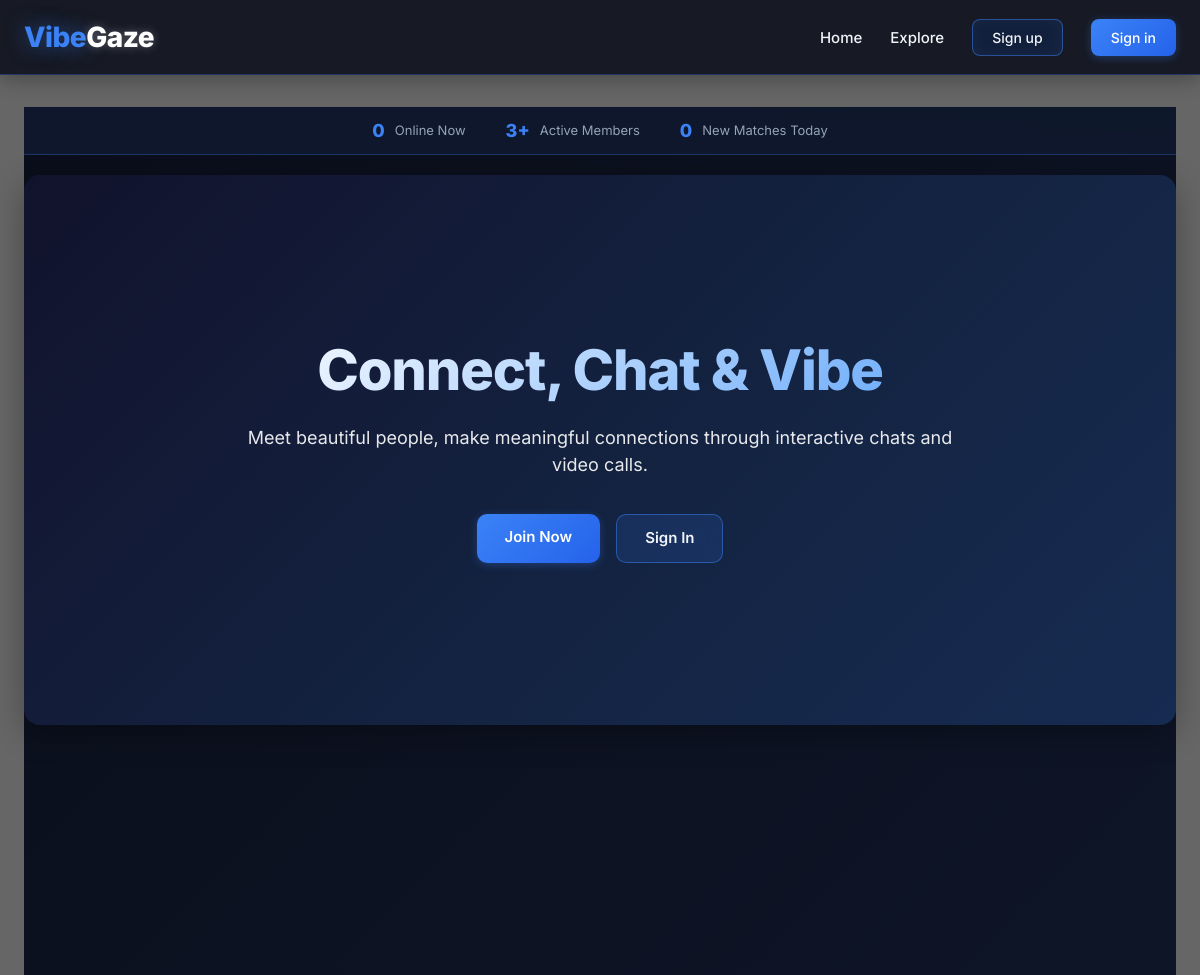
Before: / (upper part) with the older database file.
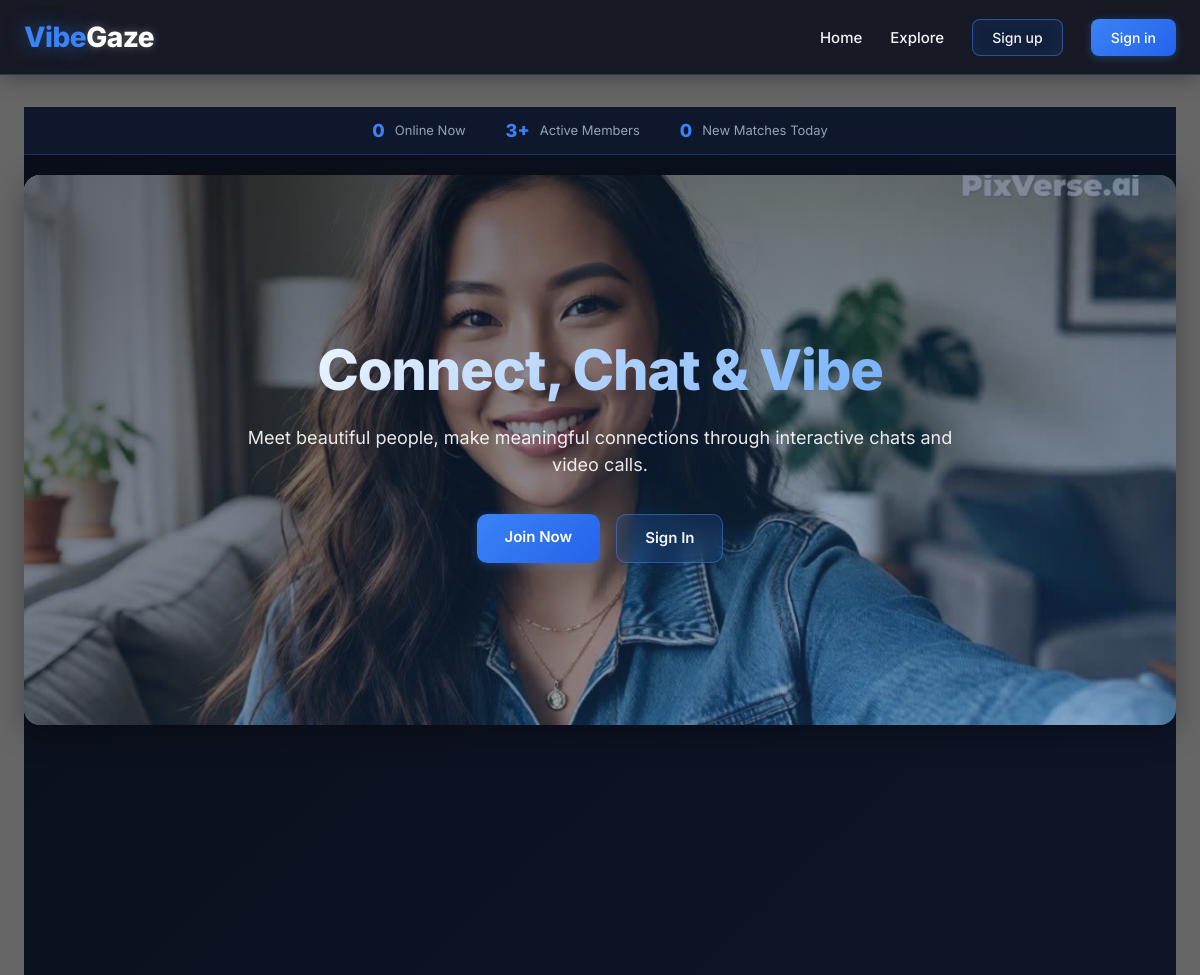
After: the same page with the newer database file.
### frontend/models.py (models this page shows, shortened)
class BackgroundMedia(models.Model):
    MEDIA_TYPES = (
        ('image', 'Image'),
        ('video', 'Video'),
    )
    media_type = models.CharField(max_length=10, choices=MEDIA_TYPES, default='image')
    file = models.FileField(upload_to='backgrounds/')
    is_active = models.BooleanField(default=True)
    created_at = models.DateTimeField(auto_now_add=True)
    class Meta:
        verbose_name = 'Background Media'
        verbose_name_plural = 'Background Media'

class SiteSetting(models.Model):
    key = models.CharField(max_length=100, unique=True)
    value = models.TextField()
    description = models.TextField(blank=True)
    updated_at = models.DateTimeField(auto_now=True)
    class Meta:
        verbose_name = 'Site Setting'
        verbose_name_plural = 'Site Settings'

### frontend/views.py (the view)
# urls.py: path('', views.home, name='home'),
def home(request):
    background_media = None
    try:
        from .models import BackgroundMedia
        background_media = BackgroundMedia.objects.filter(is_active=True).first()
    except:
        pass
    hero_title = get_site_setting('hero_title', 'Connect, Chat & Vibe')
    hero_description = get_site_setting('hero_description', 'Meet beautiful people, make meaningful connections through interactive chats and video calls.')
    online_count = get_online_users_count()  # Users active in last 5 minutes
    total_members = User.objects.count()
    daily_matches = get_daily_matches_count()  # Connections made today
    features = []
    try:
        features = Feature.objects.filter(is_active=True).order_by('order')
    except:
        pass
    photos_section_title = get_site_setting('photos_section_title', 'Featured Profiles')
    photos_section_subtitle = get_site_setting('photos_section_subtitle', 'Meet amazing people ready to connect')
    videos_section_title = get_site_setting('videos_section_title', 'Video Vibes')
    videos_section_subtitle = get_site_setting('videos_section_subtitle', 'Watch and connect through videos')
    recent_photos = Photo.objects.select_related('author').all().order_by('-created_at')[:8]
    recent_videos = Video.objects.select_related('author').all().order_by('-created_at')[:8]
    for photo in recent_photos:
        photo.is_trending = photo.views > 100 or photo.likes.count() > 50
        photo.is_new = photo.created_at > timezone.now() - timedelta(days=1)
    for video in recent_videos:
        video.is_trending = video.views > 500 or video.likes.count() > 100
        video.is_new = video.created_at > timezone.now() - timedelta(days=1)
    context = {
        'background_media': background_media,
        'hero_title': hero_title,
        'hero_description': hero_description,
        'online_count': online_count,
        'total_members': total_members,
        'daily_matches': daily_matches,
        'features_title': get_site_setting('features_title', 'Why Choose VibeGaze'),
        'features_subtitle': get_site_setting('features_subtitle', 'Everything you need to connect and vibe'),
        'features': features,
        'photos_section_title': photos_section_title,
        'photos_section_subtitle': photos_section_subtitle,
        'recent_photos': recent_photos,
        'videos_section_title': videos_section_title,
        'videos_section_subtitle': videos_section_subtitle,
        'recent_videos': recent_videos,
    }
    return render(request, 'frontend/home.html', context)

### frontend/context_processors.py (called while the page is built, shortened)
def unread_messages_count(request):
    unread_count = 0
    return {'unread_thread_count': unread_count}

def background_media(request):
    media = BackgroundMedia.objects.filter(is_active=True).first()
    return {'background_media': media}

### frontend/views.py (called while the page is built)
def get_site_setting(key, default=''):
    try:
        from .models import SiteSetting
        setting = SiteSetting.objects.filter(key=key).first()
        if setting:
            return setting.value
    except:
        pass
    return default

def get_online_users_count():
    try:
        from .models import UserSession
        five_minutes_ago = timezone.now() - timedelta(minutes=5)
        return UserSession.objects.filter(last_activity__gte=five_minutes_ago).count()
    except:
        import random
        return random.randint(800, 1500)

def get_daily_matches_count():
    try:
        from .models import Match
        today = timezone.now().date()
        return Match.objects.filter(created_at__date=today).count()
    except:
        import random
        return random.randint(2000, 3000)

### templates/frontend/home.html (shortened to what this page needs)
{% extends 'base.html' %}
{% load static %}
{% block content %}
<div class="homepage">
    <div class="social-proof-bar">
        <div class="container">
            <div class="proof-content">
                <div class="proof-item">
                    <span class="proof-number" id="onlineCount">{{ online_count|default:"0" }}</span>
                    <span>Online Now</span>
                </div>
                <div class="proof-item">
                    <span class="proof-number" id="memberCount">{{ total_members|default:"0" }}+</span>
                    <span>Active Members</span>
                </div>
                <div class="proof-item">
                    <span class="proof-number" id="dailyMatches">{{ daily_matches|default:"0" }}</span>
                    <span>New Matches Today</span>
                </div>
            </div>
        </div>
    </div>
    <section class="hero animate-on-scroll">
        <div class="hero-banner">
            <div class="banner-wrapper">
                {% if background_media %}
                    {% if background_media.media_type == 'image' %}
                        <img src="{{ background_media.file.url }}" alt="Background" class="banner-background">
                    {% elif background_media.media_type == 'video' %}
                        <video class="banner-background" autoplay muted loop playsinline>
                            <source src="{{ background_media.file.url }}" type="video/mp4">
                        </video>
                    {% endif %}
                {% else %}
                    <div class="banner-gradient"></div>
                {% endif %}
                <div class="banner-overlay">
                    <div class="banner-content">
                        <h1 class="banner-title">{{ hero_title|default:"Connect, Chat & Vibe" }}</h1>
                        <p class="banner-description">{{ hero_description|default:"Meet beautiful people, make meaningful connections through interactive chats and video calls." }}</p>
                        {% if user.is_authenticated %}
                            <div class="banner-buttons">
                                <a href="{% url 'frontend:feed' %}" class="btn btn-primary" id="exploreBtn">Explore People</a>
                                <a href="{% url 'frontend:upload_photo' %}" class="btn btn-outline">Share Your Vibe</a>
                                <a href="{% url 'frontend:upload_video' %}" class="btn btn-outline">Upload Video</a>
                            </div>
                        {% else %}
                            <div class="banner-buttons">
                                <a href="{% url 'account_signup' %}" class="btn btn-primary" id="joinNowBtn">Join Now</a>
                                <a href="{% url 'account_login' %}" class="btn btn-outline">Sign In</a>
                            </div>
                        {% endif %}
                    </div>
                </div>
            </div>
        </div>
    </section>
</div>
{% endblock %}

Changed rows visible on the page:
added BackgroundMedia: file (picture)
added SiteSetting: value "Meet beautiful people, make meaningful connections through interactive chats and video calls."
Other visible differences:
text no longer shown: "Meet beautiful people, make meaningful connections through interactive chats and video calls."
